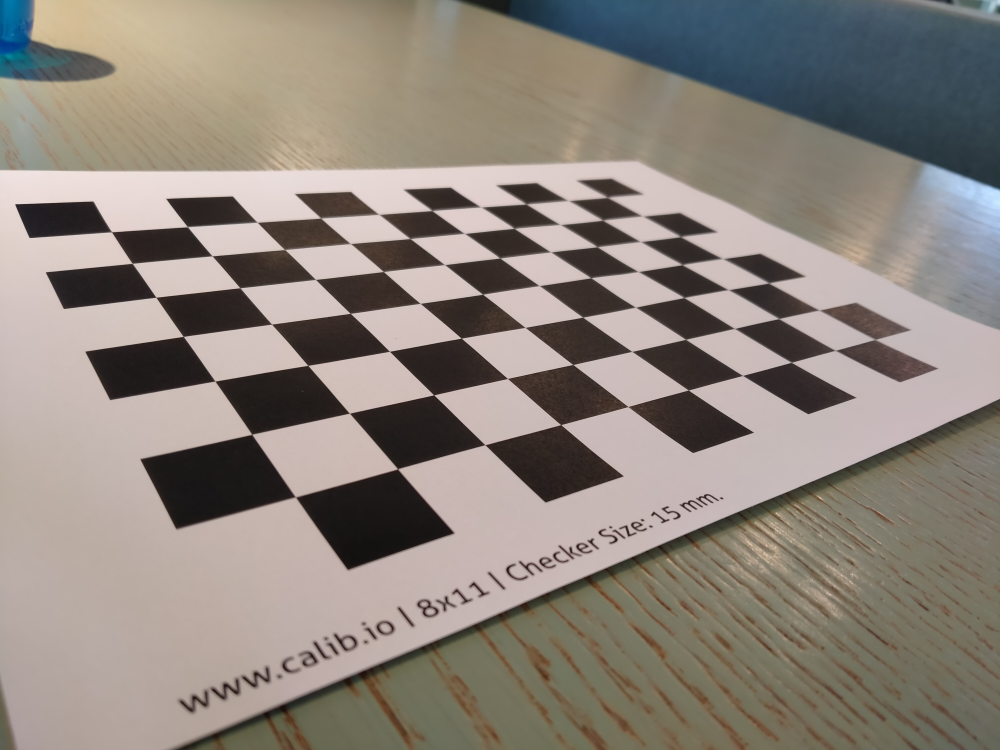
#> input picture checkerboard/c00.jpg, 4000 x 3000 px (shown at 1/4 size); its folder holds 4 pictures in this run
$ jupyter execute --allow-errors ex5.ipynb   (shell and % lines are left out)
#> lines starting #> are read from the running program, lines starting #| are printed output that depends on the picture
[cell 1]
import matplotlib.pyplot as plt
import numpy as np
import cv2
import scipy.optimize as coolNonLinOptimizer

# Exercise 5

These exercises will take you through: \
1. non-linear optimization, where you will implement a non-linear triangulation
2. checkerboard calibration, in real life with OpenCV.

## Nonlinear optimization
This exercise will take you through doing nonlinear optimization for triangulation of a single \
point. The same principles can be applied to more complex situations such as camera calibration, \
or situations where we lack a linear algoritm.

[cell 2]
### Construct two camera matrices
R1 = np.identity(3)
R2 = np.identity(3)
t1 = np.array([[0, 0, 1]]).T
t2 = np.array([[0, 0, 20]]).T

K1 = np.array([[700, 0, 600], [0, 700, 400], [0, 0, 1]])
K2 = np.array([[700, 0, 600], [0, 700, 400], [0, 0, 1]])

[cell 3]
### Both cameras observe the 3D point Q
Q = np.array([[1, 1, 0]]).T
Qh = np.vstack((Q, np.ones(len(Q[0]))))

### 5.1 Projection matrices

[cell 4]
###
P1 = K1@np.hstack((R1, t1))
P2 = K2@np.hstack((R2, t2))

### Projections
q1h = P1 @ Qh
q2h = P2 @ Qh
### Inhomogenous coordinates
q1 = q1h[0:2, :]/q1h[2, :]
q2 = q2h[0:2, :]/q2h[2, :]

[cell 5]
print(q1,"\n", q2)

### 5.2 Simulated noise

[cell 6]
q1_noisy = q1 + np.array([[1, -1]]).T
q2_noisy = q2 + np.array([[1, -1]]).T

Imported helper functions

[cell 7]
# [22 lines left out: function projectpoints, not called in this run]

def triangulate(q, P):
    """
    Return the traingulation.

    Parameters
    ----------
    q: 2 x n numpy array
        INHomogenous pixel coordinates q1... qn
        One for each camera seeing the point.
        At least two.
    P: list of 3 x 4 numpy arrays
        Projection matrices P1... Pn
        For each pixel coordinate

    Return
    ------
    Q: 3 x 1 numpy array
        Triangulation of the point using the linear SVD algorithm
    """
    _, n = q.shape # n = no. cameras has seen pixel.

    # Prepare B matrix. Two rows for each camera n.
    B = np.zeros((2 * n, 4))
    for i in range(n):
        B[2 * i: 2 * i + 2] = [
            P[i][2, :] * q[0, i] - P[i][0, :],
            P[i][2, :] * q[1, i] - P[i][1, :],
        ]
    # BQ = 0. Minimize using Svd.
    _, _, vh = np.linalg.svd(B)
    Q = vh[-1, :] # Q is ev. corresponding to the min. singular point.
    return Q[:3].reshape(3, 1) / Q[3] # Reshape and scale.

[cell 8]
Q_projected = triangulate(np.hstack((q1_noisy, q2_noisy)), [P1, P2])

[cell 9]
print(Q_projected)
print("Error/distance between Q and Q_tilde:", np.linalg.norm(Q-Q_projected))

[cell 10]
### Then reproject the points...
Qh_projected  = np.vstack((Q_projected, np.ones(len(Q_projected[0]))))
q1h_reprojected = P1 @ Qh_projected
q2h_reprojected = P2 @ Qh_projected
### Inhomogenous coordinates
q1_reprojected = q1h_reprojected[0:2, :]/q1h_reprojected[2, :]
q2_reprojected = q2h_reprojected[0:2, :]/q2h_reprojected[2, :]

[cell 11]
print("Total distance of the noisy points and their reprojected points")
print("Camera1:", np.linalg.norm(q1_reprojected-q1_noisy)," pixels\nCamera2:", np.linalg.norm(q2_reprojected-q2_noisy), "pixels")

### 5.3 Nonlinear triangulation

We are going to make a new function triangulate_nonlin that does triangulation using nonlinear \
optimization. It should take the same inputs as triangulate, i.e. a list of n pixel coordinates (q1, \
q2, . . . , qn), and a list of n projection matrices (P1, P2, . . . , Pn).

Start by defining a helper-function inside triangulate_nonlin. \
This function, called compute_residuals, should take the parameters we want to optimize (in \
this case Q) as input, and should returns a vector of residuals (i.e. the numbers that we want to \
minimize the sum of squares of).

[cell 12]
def triangulate_nonlin(q, P):
    """
    Return the traingulation using nonlinear optimization.

    Parameters
    ----------
    q: 2 x n numpy array
        INHomogenous pixel coordinates q1... qn
        One for each camera seeing the point.
        At least two.
    P: list of 3 x 4 numpy arrays
        Projection matrices P1... Pn
        For each pixel coordinate

    Return
    ------
    Q: 3 x 1 numpy array
        Triangulation of the point using the linear SVD algorithm,
        combined with least square omptimizer
    """
    # Initial guess using SVD
    Q0 = triangulate(q, P)
    Q0 = Q0.reshape(3)

    def compute_residuals(Q):
        """
        In our case residuals is a vector of differences in the projections.
        """
        Qh = np.vstack((Q.reshape(3,1), 1))
        # n cameras
        n = len(q[0])
        residuals = np.zeros(shape=(2*n,))

        for i in range(n):
            qh_est = P[i] @ Qh
            q_est = qh_est[0:2, :]/qh_est[2, :]
            r = q_est - q[:,i].reshape(2, 1)

            residuals[2*i] = r[0]
            residuals[2*i+1] = r[1]


        return residuals
    Q = coolNonLinOptimizer.least_squares(compute_residuals, Q0)["x"].reshape(3,1)
    return  Q

### 5.4 Testing

[cell 13]
Q_nonlin = triangulate_nonlin(np.hstack((q1_noisy, q2_noisy)), [P1, P2])

[cell 14]
print("Using only linear method:",Q_projected.flatten())
print("Using nonlinear methods:", Q_nonlin.flatten())
print("Real Q:", Q.flatten())
print("Q_nonlin difference: ",  np.linalg.norm(Q_nonlin-Q))
print("Q_linear difference: ",  np.linalg.norm(Q_projected-Q))

**WOW** That is about 10 times better using the nonlinear optimizer together with linear SVD optimizer.

### Camera calibration using openCV

In the following exercises you will be calibrating your own camera. For this we suggest using a camera in your phone or similar. \
Disable HDR on your phone. If you have a phone with a wide angle camera, consider using this camera for the exercise (as more \
lens distortion is more fun and challenging). Remember to disable lens correction in your camera app before taking the pictures. \
If you get stuck with the OpenCV functions, start by looking it up in the OpenCV documentation.

### 5.5 Calibration target

Take one of the provided calibration targets or print your own. If you do not have access to a printer, \
showing the target on a laptop or tablet display is also an option, albeit less ideal due to the glass on top of the display, \
which can cause reflection and refraction. Using your calibration target, take pictures of it from many different angles. \
Make sure to have an image of it straight on and well lit, and try more extreme angles as well. Try to get every part \
of the frame covered. You should have around twenty images.

#### 5.6 Load and process images

[cell 15]
def get_rgb(path):
#> called with path = 'checkerboard/c00.jpg'
    bgr_img = cv2.imread(path)
#> bgr_img is the input picture: shape (3000, 4000, 3); mean B, G, R 124.7, 132.8, 141.6
    b,g,r = cv2.split(bgr_img)       # get b,g,r
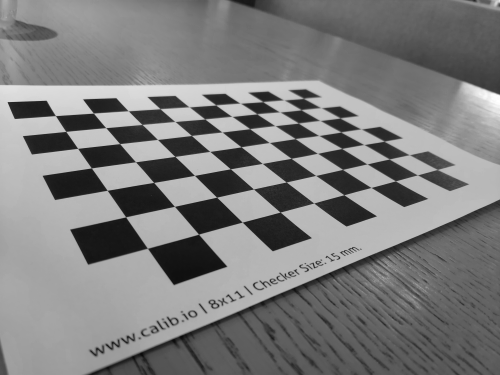
#> b: shape (3000, 4000) (shown at 1/8 size); min 0, max 255, mean 124.7
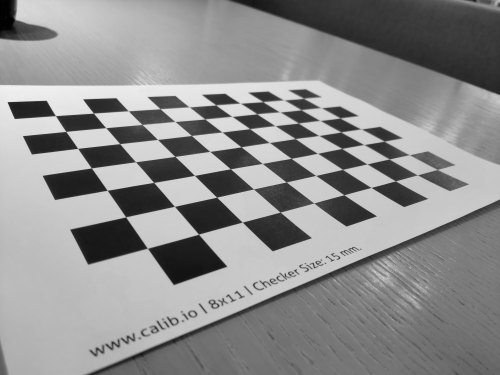
#> r: shape (3000, 4000) (shown at 1/8 size); min 0, max 248, mean 141.6
    image = cv2.merge([r,g,b])
#> `image = cv2.resize(image, (600, 400))`:
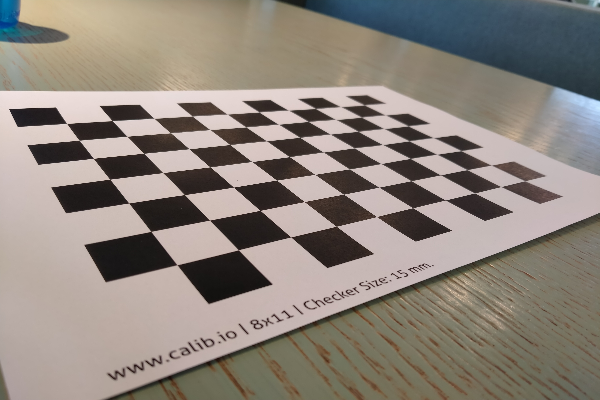
#> image: shape (400, 600, 3); mean R, G, B 141.6, 132.8, 124.7
#> pass 2 of the loop `for i in range(20):`:
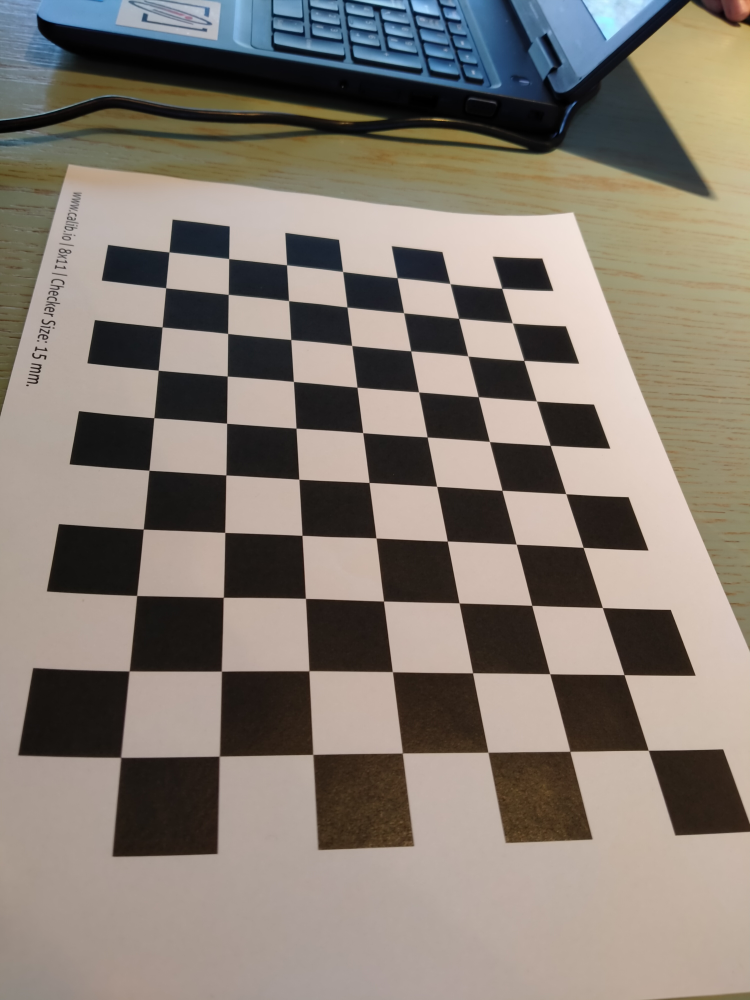
#> input picture checkerboard/c01.jpg, 3000 x 4000 px (shown at 1/4 size)
#> in get_rgb, bgr_img is the input picture: shape (4000, 3000, 3); mean B, G, R 114.4, 123.7, 132.7
#> b: shape (4000, 3000)
#> g: shape (4000, 3000)
#> in get_rgb (call 2), `b,g,r = cv2.split(bgr_img)`:
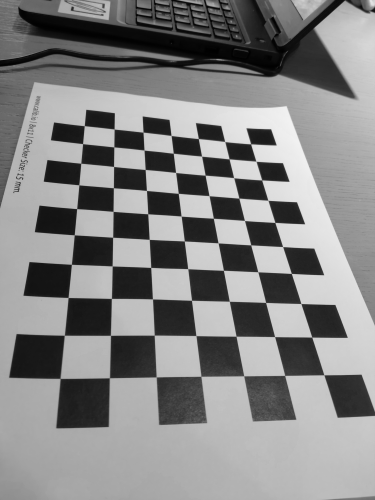
#> r: shape (4000, 3000) (shown at 1/8 size); min 0, max 244, mean 132.7
#> `image = cv2.resize(image, (600, 400))`:
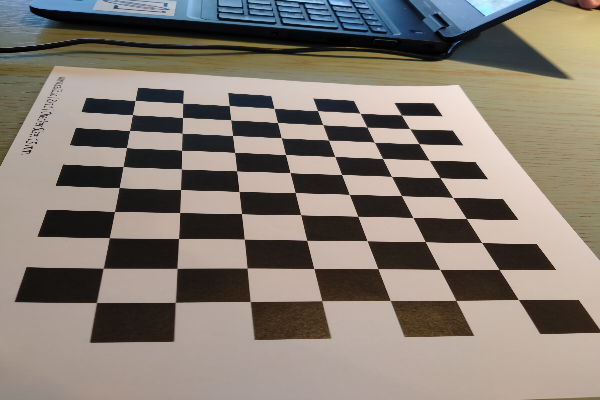
#> image: shape (400, 600, 3); mean R, G, B 132.9, 123.9, 114.6
    return image

[cell 16]
images = []
#> (the rest of this cell did not finish here and is left out)

[cell 17]
########################
## Chessboard corners ##
########################
imgpoints = []
#> imgpoints = []
for img in images:
    gray = cv2.cvtColor(img, cv2.COLOR_BGR2GRAY)
    ret, corners = cv2.findChessboardCorners(gray, (7, 10))
    if ret == True:
        imgpoints.append(corners)
#> this loop made 4 passes
#> ret on passes 1 to 4: False, True, True, True
#> pass 1, `gray = cv2.cvtColor(img, cv2.COLOR_BGR2GRAY)`:
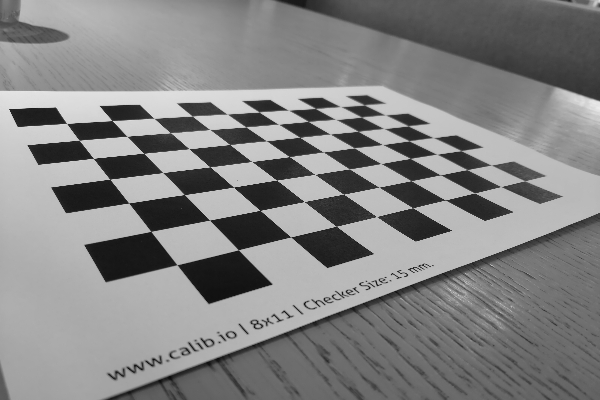
#> gray: shape (400, 600); min 10, max 237, mean 131.4
#> after the loop:
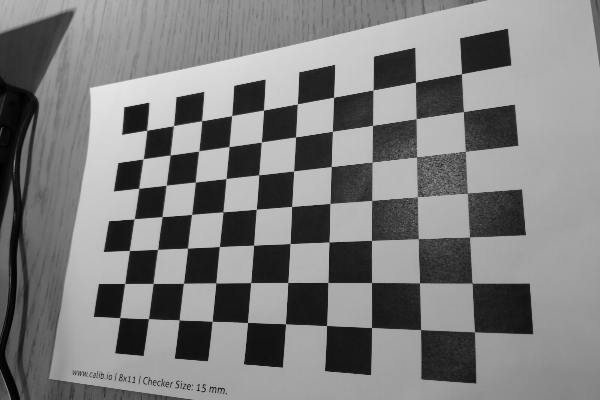
#> gray: shape (400, 600); min 0, max 230, mean 126.3
#> after the loop, imgpoints = 3 items
        # [6 lines of commented-out code are left out]

#### 5.7 Camera calibration I

Checkerboard model. Construct the points on the checkerboard in 3D. \
This is done using last weeks exercise. The board is assumed to be on z = 0.

[cell 18]
######################
## Chessboard model ##
######################
def checkerboard_points(n,m):
#> called with n = 10, m = 7
    Q = np.zeros(shape=(3, n*m))
    for i in range(n):
        for j in range(m):
            Q[:, i*m+j] = [i - (n-1)/2.0,
                        j - (m-1)/2.0,
                        0]

    return Q

checkerboard = checkerboard_points(10,7)
print("shape:", checkerboard.shape)
plt.scatter(checkerboard[0,:], checkerboard[1,:])
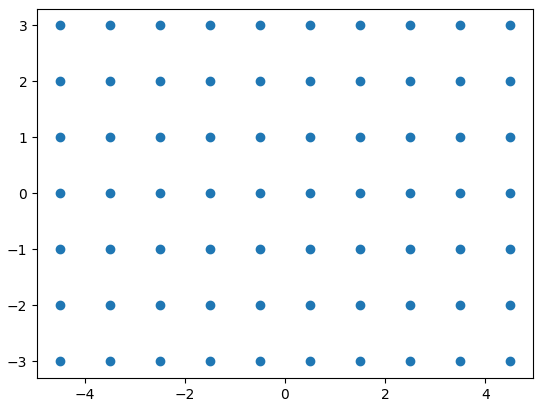
#> figure drawn by matplotlib, 1 panel

**Now** Either calibratecamera(qs, Q) from last week, or cv2's built in calibratecamera to calibrate the camera.

[cell 19]
qs = []
for i in range(len(imgpoints)):
    r, _, c = imgpoints[i].shape
    q_ = np.zeros(shape=(c, r))
    q_[0, :] = imgpoints[i][:,0,0]
    q_[1, :] = imgpoints[i][:,0,1]
    qs.append(q_)
#> this loop made 3 passes
#> after the loop, qs = 3 items

[cell 20]
############
# Homemade #
############
print(qs[0].shape)
#| (2, 70)
print(checkerboard.shape)
#> (the rest of this cell did not finish here and is left out)

#> (a cell that did not finish here is left out)

**Problem** the R might not work? (yes it does, see further down)

The K should be good however!

[cell 22]
objpoints = [np.float32(checkerboard.T)]
while len(objpoints)<len(imgpoints):
    objpoints.append(np.float32(checkerboard.T))
#> this loop made 2 passes
#> after the loop, objpoints = 3 items
print(checkerboard[:,0])
print(objpoints[0][0])
#| [-4.5 -3.   0. ]

[cell 23]
print(objpoints[0].shape)
#| (70, 3)
print(imgpoints[0].shape)
#| (70, 1, 2)
print(type(objpoints[0][0, 0]))
#| <class 'numpy.float32'>
len(imgpoints)==len(objpoints)
#> Out = True

[cell 24]
############
# Built in #
############

ret, K_cv2, distortion_coefficients, rvecs, tvecs = cv2.calibrateCamera(
        objpoints, imgpoints, gray.shape[::-1], None, None,
        flags = cv2.CALIB_FIX_K1+cv2.CALIB_FIX_K2+cv2.CALIB_FIX_K3+cv2.CALIB_FIX_K4+
        cv2.CALIB_FIX_K5+cv2.CALIB_FIX_K6+cv2.CALIB_ZERO_TANGENT_DIST
    )
#> ret = 2.13; K_cv2 = [[914.9, 0, 424.3], [0, 531.9, 33.67], [0, 0, 1]]; distortion_coefficients = [[0, 0, 0, 0, 0]]; rvecs = ([1.5, -1.6, 1.36], [-0.227, -2.3, 0.837], [-0.222, -2.34, 0.469]); tvecs = ([-2.42, 4.68, 16.78], [-3.73, 4.09, 17.21], [-2.61, 5.13, 15.7])

#ret, mtx, dist, rvecs, tvecs = cv2.calibrateCamera(objpoints, imgpoints, gray.shape[::-1], None, None)
print("Distortion is set to 0, so d-vector will be zeroes:", distortion_coefficients)
#| Distortion is set to 0, so d-vector will be zeroes: [[0. 0. 0. 0. 0.]]
np.asarray(tvecs).shape

#> (a cell that did not finish here is left out)

#### 5.8 ReProject the points

Reproject the checkerboard corners to the images. \
**NB**: cv2.calibrateCamera returns rvecs, which are the R matrices stored in axis-angle representation. You can convert them to rotation matrices with cv2.Rodrigues.

[cell 26]
Rs_cv2 = []
for rvec in rvecs:
    R, _ = cv2.Rodrigues(rvec)
    Rs_cv2.append(R)
#> this loop made 3 passes
#> after the loop, Rs_cv2 = [[[-0.222, -0.946, 0.235], [-0.387, -0.136, -0.912], [0.895, -0.293, -0.336]], [[-0.758, -0.0627, -0.649], [0.37, 0.779, -0.507], [0.537, -0.624, -0.567]], [[-0.719, 0.0234, -0.695], [0.29, 0.919, -0.269], [0.632, -0.395, -0.667]]]

ts_cv2 = np.asarray(tvecs)

#> (a cell that did not finish here is left out)

[cell 28]
i = 0
reprojection_boards_cv2 = []
reprojection_boards_homemade = []

qs_cv2 = []
qs_homemade = []

#> (the rest of this cell did not finish here and is left out)

**WOW** It seems the homemade calibration is a also working despite the doubts from last week!

[cell 29]
fig, ax = plt.subplots(nrows=1, ncols=2, figsize=(18,18))
#> (the rest of this cell did not finish here and is left out)

**Calculate reprojection error** by comparing detected vs projected corners.

[cell 30]
######################################################################################
### qs holds all detected corners, while qs_homemade holds all reprojected points. ###
######################################################################################
RMSEs = np.zeros(len(qs))
#> RMSEs = [0, 0, 0]
#> (the rest of this cell did not finish here and is left out)

[cell 31]
print("Our biggest error is to be found in image no.", RMSEs.argmax()+1)
#| Our biggest error is to be found in image no. 1
print("The RMSE value of this image is", RMSEs.max())
#| The RMSE value of this image is 0.0

[cell 32]
#####################################
## First draw the detected corners ##
#####################################
detected_drawings = []
for img in images:
    gray = cv2.cvtColor(img, cv2.COLOR_BGR2GRAY)
    ret, corners = cv2.findChessboardCorners(gray, (7, 10))
    if ret == True:
        # Draw style 1
        painted = cv2.drawChessboardCorners(img.copy(), (7, 10), corners,ret)
        detected_drawings.append(painted)
#> this loop made 4 passes
#> pass 2, `painted = cv2.drawChessboardCorners(img.copy(), (7, 10), corners,ret)`:
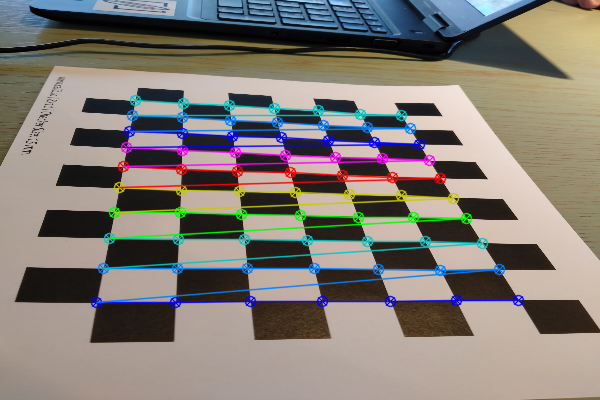
#> painted: shape (400, 600, 3); mean R, G, B 130.4, 124.1, 117.5
#> pass 3, `painted = cv2.drawChessboardCorners(img.copy(), (7, 10), corners,ret)`:
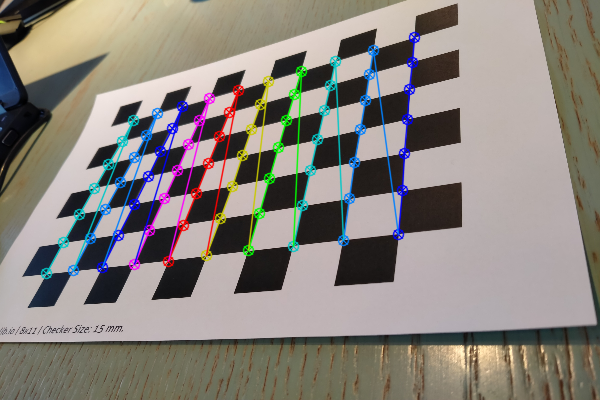
#> painted: shape (400, 600, 3); mean R, G, B 138.2, 132.2, 125.8
#> after the loop, detected_drawings = 3 items

[cell 33]
###########################################
## Alternatively just use qs from before ##
###########################################
points = qs[RMSEs.argmax()]
#> (the rest of this cell did not finish here and is left out)

**So** what is happening here?
- The reprojected points are relying on the checkerboard model "Q": which contains exact checkerboard coordinates.
- The detection algorithm struggles to find the exact corners, du to the reflection on the paper.
- Therefore, the projected point hits the corners "more accurate" than the detection algorithm!

But don't we use the badly detected corners to calibrate in the first place? Yes we do! But this becomes less and less of a problem when we have enough pictures to use.

#### 5.9 Change distortion model

We saw that the built in CV2 model was not impressing anyone in the test above. Try to make it more precise by including two distortion coefficients and see if that will increase its precision.

[cell 34]
ret, K_cv2, distortion_coefficients, rvecs, tvecs = cv2.calibrateCamera(
        objpoints, imgpoints, gray.shape[::-1], None, None,
        flags = cv2.CALIB_FIX_K3+cv2.CALIB_FIX_K4+
        cv2.CALIB_FIX_K5+cv2.CALIB_FIX_K6+cv2.CALIB_ZERO_TANGENT_DIST
    )
#> ret = 2.1; K_cv2 = [[916.3, 0, 444.1], [0, 535.7, 0.584], [0, 0, 1]]; distortion_coefficients = [[-0.128, 0.108, 0, 0, 0]]; rvecs = ([1.45, -1.56, 1.41], [-0.265, -2.29, 0.917], [-0.255, -2.35, 0.541]); tvecs = ([-2.78, 5.68, 16.47], [-4.11, 5.14, 16.94], [-2.95, 6.08, 15.39])

Rs_cv2 = []
for rvec in rvecs:
    R, _ = cv2.Rodrigues(rvec)
    Rs_cv2.append(R)
#> this loop made 3 passes
#> after the loop, Rs_cv2 = [[[-0.24, -0.941, 0.237], [-0.332, -0.15, -0.931], [0.912, -0.303, -0.276]], [[-0.772, -0.0488, -0.634], [0.402, 0.736, -0.545], [0.493, -0.676, -0.548]], [[-0.733, 0.0316, -0.68], [0.326, 0.893, -0.31], [0.597, -0.449, -0.665]]]

ts_cv2 = np.asarray(tvecs)

[cell 35]
i = 0
reprojection_boards_cv2_v2 = []

qs_cv2_v2 = []

for img in images:
    gray = cv2.cvtColor(img, cv2.COLOR_BGR2GRAY)
    ret, corners = cv2.findChessboardCorners(gray, (7, 10))
    if ret == True:
        # Make copies to draw on
        cpy_cv2 = img.copy()
        # Projection matrices
        P_cv2       = K_cv2         @   np.hstack((Rs_cv2[i], ts_cv2[i]))
        # Project
        qh_cv2 = P_cv2 @ np.vstack((checkerboard, np.ones(len(checkerboard[0]))))
        # Inhomogenous coordinates
        q_cv2 = qh_cv2[0:2, :]/qh_cv2[2, :]
        qs_cv2_v2.append(q_cv2)
        # Draw all points onto images
        for k in range(len(q_cv2[0])):
            # Using cv2 built in
            row = int(q_cv2[0,k])
            col = int(q_cv2[1,k])
            cv2.circle(img=cpy_cv2, center=(row, col), radius =1, color =(255,0,0), thickness=4)

        reprojection_boards_cv2_v2.append(cpy_cv2)

        i+=1
#> this loop made 4 passes
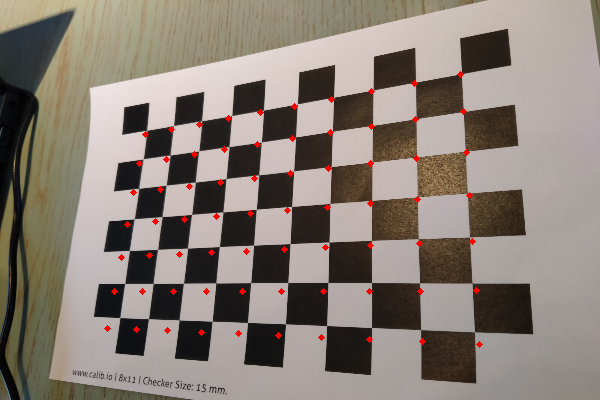
#> cpy_cv2: shape (400, 600, 3); mean R, G, B 137.4, 127, 118.5
#> after the loop, i = 3; qs_cv2_v2 = 3 items; reprojection_boards_cv2_v2 = 3 items
